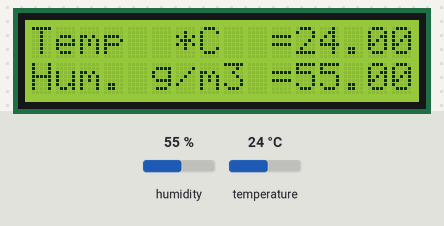
The sketch below on a simulated Arduino Uno, built with avr-gcc and run on an emulated ATmega328P. Shown: 16×2 character LCD. Inputs (shaded band) come from the test bench; at power-on: humidity 55 %, temperature 24 °C. What the sketch prints to the serial monitor is not drawn.

Above: at 4.3 s.
4.4 s: humidity set to 22 %
At 6.6 s:
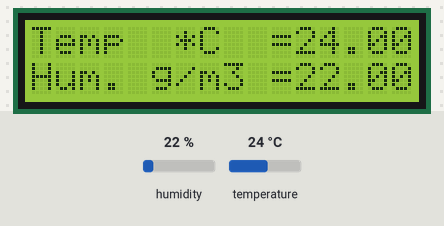
7.3 s: temperature set to 12 °C
At 9.0 s:
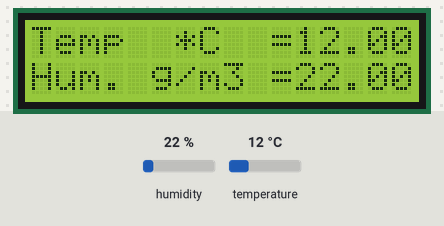
10.2 s: humidity set to 40 %
At 12.7 s:
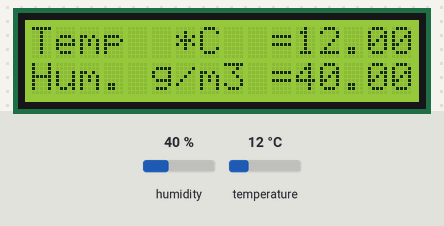
13.5 s: temperature set to 19 °C
At 15.2 s:
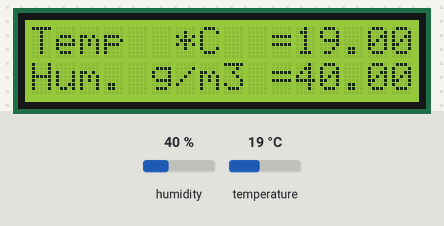
Timing chart, 0 to 16.7 s (numbered marks = the images above; inputs shaded):
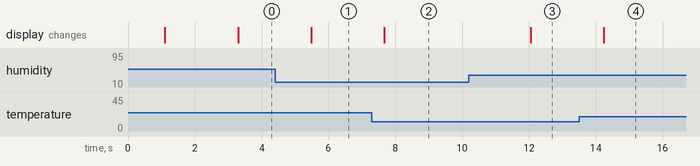

The sketch:

am2315_sens_r_ve_lcd_kodu1.ino
```cpp
#include <Wire.h>
#include <LiquidCrystal_I2C.h>
#include <Adafruit_AM2315.h>

LiquidCrystal_I2C lcd(0x27,16,2);
Adafruit_AM2315 am2315;

void setup() {
                               /**/
  Serial.begin(9600);
  Serial.println("AM2315 Temperature, Humidity Sensor!");
  Serial.println("Calculating...");


  lcd.init();
  lcd.backlight();
  lcd.setCursor(2,0);
  lcd.print("AM2315 Temp");
  lcd.setCursor(0,1);
  lcd.print("Humidity Sensor");
   delay(1000);
  lcd.clear();
  lcd.setCursor(0,3);
  lcd.print("Calculating...");


 if (! am2315.begin()) {
     lcd.setCursor(0,0);
     lcd.print("Sensor not found");
     lcd.setCursor(0,1);
     lcd.print("Chk wire,pullups");
     while (1);
  }
delay (2050);
}                            /**/


/*********************************************************************************/

void loop() {

 float temperature,humidity;


/***************************************************************************/
   if (! am2315.readTemperatureAndHumidity(&temperature,&humidity)) {

    Serial.println("Failed to read data from AM2315");
    lcd.setCursor(0,0);
    lcd.print("Failed to read");
    lcd.setCursor(0,1);
    lcd.print("data from AM2315");
     return;
  }
/***************************************************************************/

                                  /**/

  lcd.init();
  lcd.backlight();

  lcd.setCursor(0,0);
  lcd.print("Temp  *C  =");
  lcd.setCursor(11,0);
  lcd.print(temperature);

  lcd.setCursor(0,1);
  lcd.print("Hum. g/m3 =");
  lcd.setCursor(11,1);
  lcd.print(humidity);
                                  /**/
                                  /**/
  Serial.println("");
  Serial.print("Temp  *C= ");
  Serial.println(temperature);
  Serial.print("Hum g/m3= ");
  Serial.println(humidity);
                                  /**/

  delay(2050);

}

       //  CODED BY :     ( MUSTAFA USTA   /   200313004  / KTO KARATAY UNIVERSITY MECHATRONİC ENGİNEERİNG 1. CLASS )
```

Measured:
- after the input at 4.4 s, the display: changes after 1.1 s (image 1)
- after the input at 7.3 s, the display: changes after 0.37 s (image 2)
- after the input at 10.2 s, the display: changes after 1.9 s (image 3)
- after the input at 13.5 s, the display: changes after 0.74 s (image 4)
